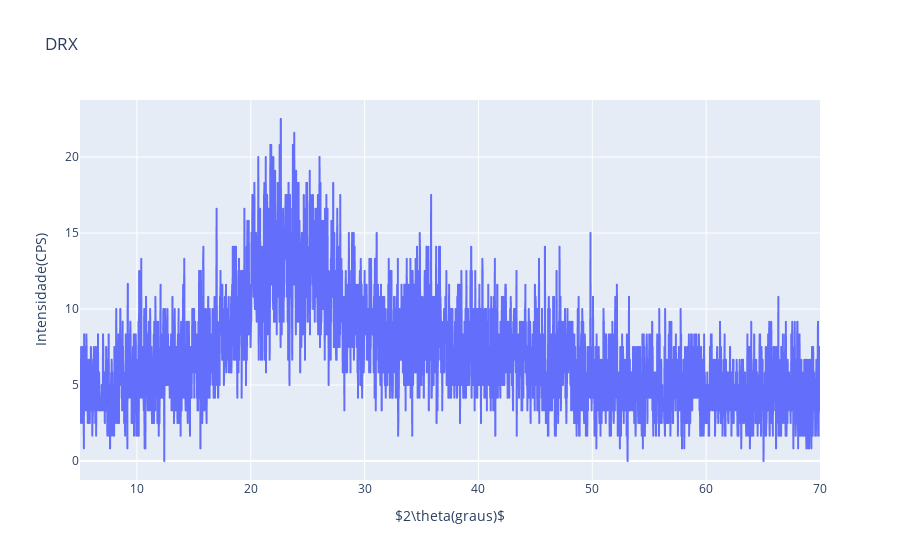

The code cell stored with this chart in its notebook:
### Markdown cell above
- Interactive plot:

Just to make it cooler.

### Code cell
px.line(amos, x="x", y="y", title='DRX', labels={'x': r'$2\theta(graus)$', 'y':'Intensidade(CPS)'})

### Figure 1 — Plotly figure (JSON) as saved in the notebook; plotly's stock layout.template omitted (floating-point values rounded to 4 significant figures; data arrays with more than 128 entries replaced by an {"elided": "..."} marker saying what was removed)
{"data": [{"hovertemplate": "$2\\theta(graus)$=%{x}<br>Intensidade(CPS)=%{y}<extra></extra>", "legendgroup": "", "line": {"color": "#636efa", "dash": "solid"}, "mode": "lines", "name": "", "showlegend": false, "type": "scattergl", "x": {"elided": "3251 float values"}, "xaxis": "x", "y": {"elided": "3251 float values"}, "yaxis": "y"}], "layout": {"legend": {"tracegroupgap": 0}, "title": {"text": "DRX"}, "xaxis": {"anchor": "y", "domain": [0, 1], "title": {"text": "$2\\theta(graus)$"}}, "yaxis": {"anchor": "x", "domain": [0, 1], "title": {"text": "Intensidade(CPS)"}}}}
